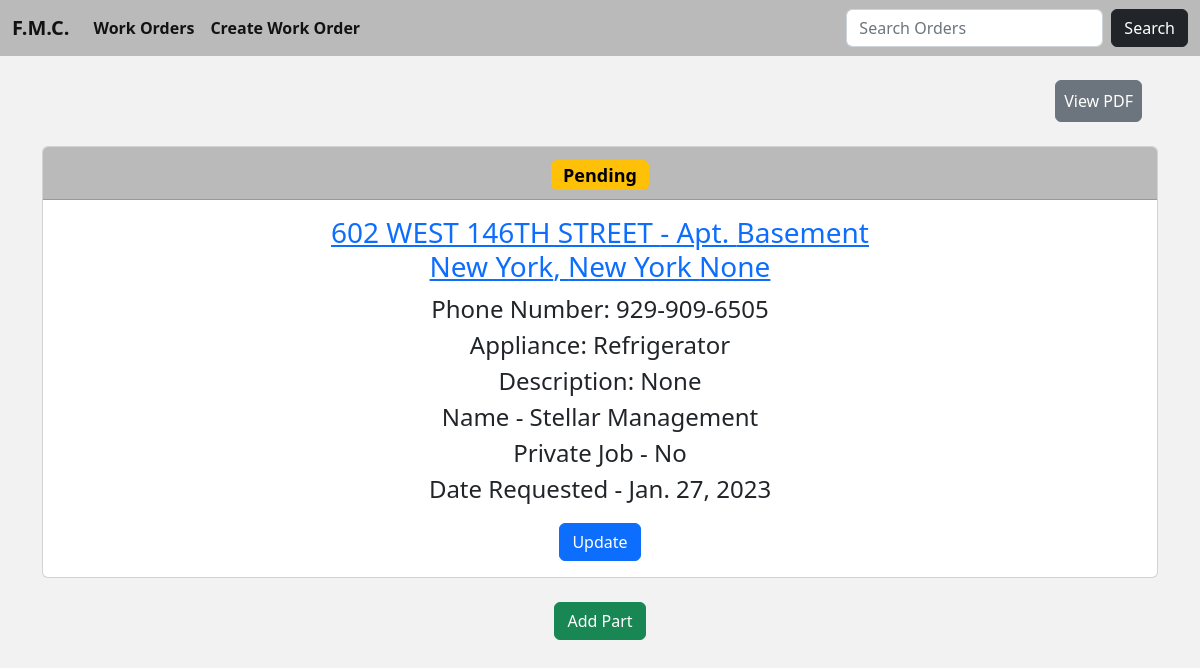
The page /work_orders_details/92 on the database its author committed.
### fmc/models.py (models this page shows, shortened)
class Work(models.Model):
    company = models.CharField('Management Company', max_length=64, blank=True)
    address = models.CharField(max_length=64)
    apartment = models.CharField(max_length=64)
    city = models.CharField(max_length=64, null=True)
    zip_code = models.IntegerField('Zip Code', null=True, blank=True)
    state = models.CharField(max_length=12, choices=STATE_CHOICES, default='NEW YORK')
    appliance = models.CharField(max_length=64)
    phone = models.CharField('Phone Number', max_length=64, null=True, blank=True)
    comments = models.CharField('Description', max_length=64, null=True, blank=True)
    private = models.CharField(max_length=12, choices=PRIVATE_CHOICES, default='')
    status = models.CharField(max_length=12, choices=STATUS_CHOICES, default='Pending')
    date_added = models.DateTimeField(auto_now_add=True, null=True)
    logo = models.ImageField(null=True, blank=True)
    requested = models.DateField(null=True, blank=True)

### fmc/views.py (the view)
# urls.py: path('work_orders_details/<int:pk>', WorkOrderDetails.as_view(), name='work-order-details'),
class WorkOrderDetails(DetailView):
    model = Work
    template_name = 'work_order_details.html'

### fmc/templates/work_order_details.html (shortened to what this page needs)
{% extends 'index.html' %}
{% block body %}
<div class="d-flex flex-row-reverse pe-3">
<a href="{% url 'work-order-pdf' work.pk %}" class="btn btn-secondary p-2">View PDF</a>
</div>
<center>
    <div class="card text-center">
        <div class="card-header fs-4" style="background-color: #BABABA;">
            {% if work.status == 'Pending' %}
                <span class="badge text-bg-warning">{{ work.status }}</span>
            {% elif work.status == '2C2R' %}
                <span class="badge text-bg-danger">{{ work.status }}</span>
            {% else %}
                <span class="badge text-bg-success">{{ work.status }}</span>
            {% endif %}
        </div>
        <div class="card-body">
          <h5 class="card-title fs-3"><a href="https://www.google.com/maps/place/{{ work.address }}, {{ work.city }}, {{ work.state }} {{ work.zip_code }}">{{ work.address }} - Apt. {{ work.apartment }}</br>{{ work.city }}, {{ work.state }} {{ work.zip_code }}</a></h5>
          <p class="card-text fs-4">Phone Number: {{ work.phone }}</br>Appliance: {{ work.appliance }}</br>Description: {{ work.comments }}</br>
                                    Name - {{ work.company }}</br>Private Job - {{ work.private }} </br> Date Requested - {{ work.requested }}</p>
          <a href="{% url 'update-work-order' work.pk %}" class="btn btn-primary">Update</a>
        </div>
      </div>
    <center>
        <a href="{% url 'add-part' work.pk %}" class="btn btn-success">Add Part</a>
    </center>
</center>
{% endblock %}

### fmc/templates/index.html (style rules this page uses)
body { background-color: #F2F2F2; }

### rows shown on the page
Work: status "Pending", address "602 WEST 146TH STREET", apartment "Basement", city "New York", state "New York", zip_code "None", phone "929-909-6505", appliance "Refrigerator", comments "None", company "Stellar Management", private "No", requested "Jan. 27, 2023"
